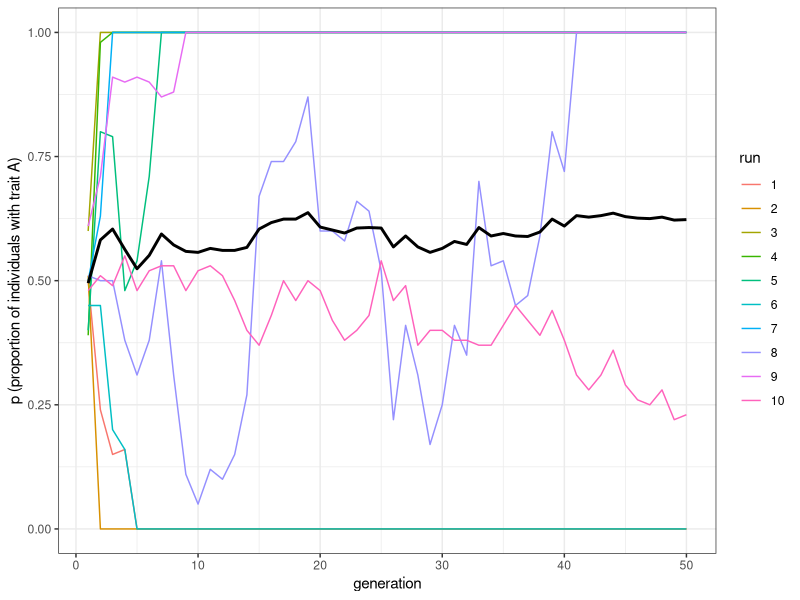
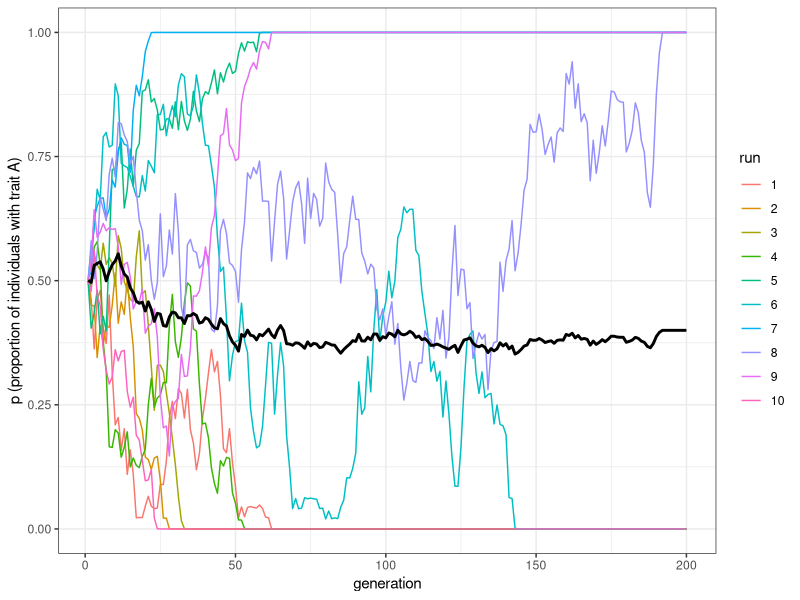
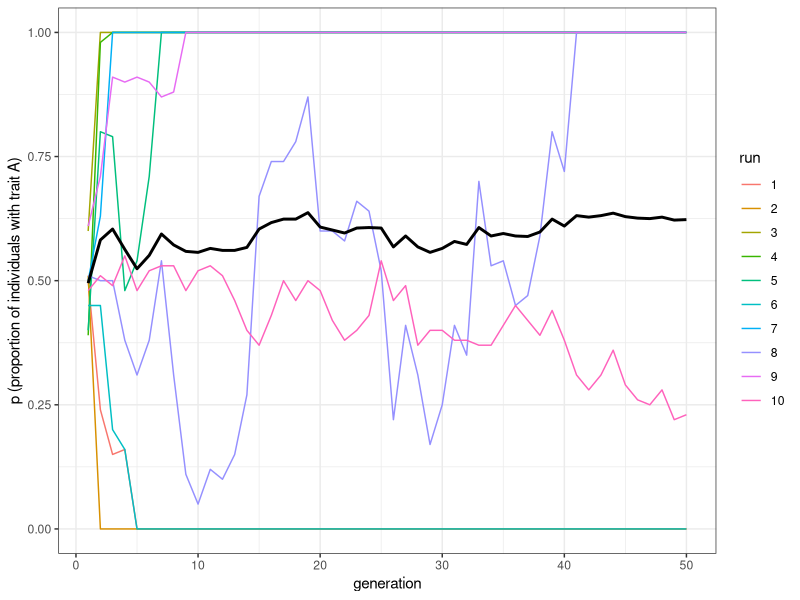
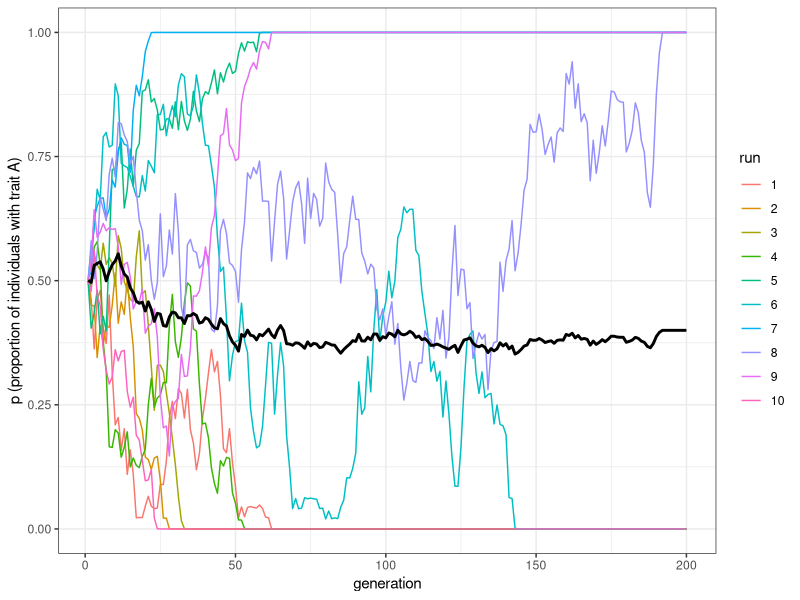

The R script that drew these images, in order:
library(tidyverse)

#demonstrator-based indirect bias transmission model
biased_transmission_demonstrator <- function(N, p_0, p_s, p_low, t_max, r_max) {
  
  output <- tibble(generation = rep(1:t_max, r_max), 
                   p = as.numeric(rep(NA, t_max * r_max)), 
                   run = as.factor(rep(1:r_max, each = t_max)))
  
  for (r in 1:r_max) {
    # Create first generation
    population <- tibble(trait = sample(c("A", "B"), N, 
                                        replace = TRUE, prob = c(p_0, 1 - p_0)),
                         status = sample(c("high", "low"), N,
                                         replace = TRUE, prob = c(p_s, 1 - p_s))) 
    
    # Assign copying probabilities based on individuals' status
    p_demonstrator <- rep(1,N)
    p_demonstrator[population$status == "low"] <- p_low
    
    # Add first generation's p for run r
    output[output$generation == 1 & output$run == r, ]$p <- 
      sum(population$trait == "A") / N 
    
    for (t in 2:t_max) {
      # Copy individuals to previous_population tibble
      previous_population <- population 
      
      # Copy traits based on status
      if(sum(p_demonstrator) > 0){
        demonstrator_index <- sample (N, prob = p_demonstrator, replace = TRUE)
        population$trait <- previous_population$trait[demonstrator_index]
      }
      # Get p and put it into output slot for this generation t and run r
      output[output$generation == t & output$run == r, ]$p <- 
        sum(population$trait == "A") / N 
    }
    
  }
  # Export data from function
  output 
}


#Plotting function and its realization
plot_multiple_runs <- function(data_model2) {
  ggplot(data = data_model2, aes(y = p, x = generation)) +
    geom_line(aes(colour = run)) +
    stat_summary(fun = mean, geom = "line", size = 1) +
    ylim(c(0, 1)) +
    theme_bw() +
    labs(y = "p (proportion of individuals with trait A)")
}

# Experimenting with different parameters
data_model <- biased_transmission_demonstrator(N = 100, p_s = 0.05, p_low=0.0001, 
                                               p_0 = 0.5, t_max = 50, r_max = 10)
plot_multiple_runs(data_model)
ggsave("context-biased model1.png", width = 20, height = 15, units = "cm")



data_model <- biased_transmission_demonstrator(N = 10000, p_s = 0.005, p_low=0.0001, 
                                               p_0 = 0.5, t_max = 200, r_max = 10)
plot_multiple_runs(data_model)
ggsave("context-biased model2.png", width = 20, height = 15, units = "cm")

